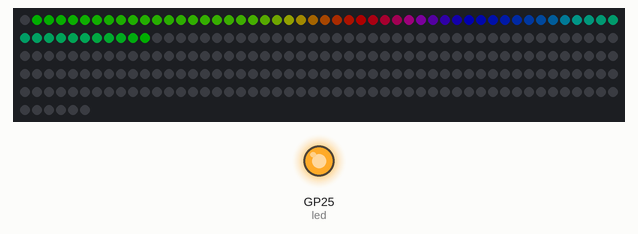
Recording of a program running on a simulated Raspberry Pi Pico running MicroPython. On the bench: 256 RGB LEDs in strip order, left to right, continuing on the next row, output pins drawn as LEDs (lit = HIGH). Dim RGB values are drawn brighter than linear; library files of the repository ran but are not shown: neopixel.py; what the program prints to the serial console is not drawn. At 5.7 s the program stops and its outputs stay as they are.

Above: at 0.07 s.
At 2.42 s:
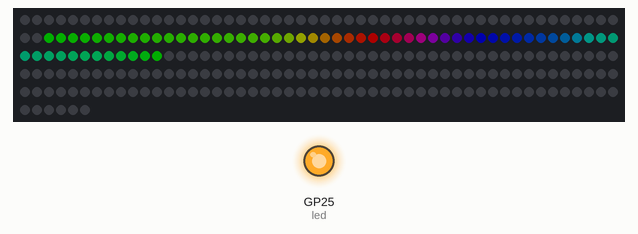
At 4.18 s:
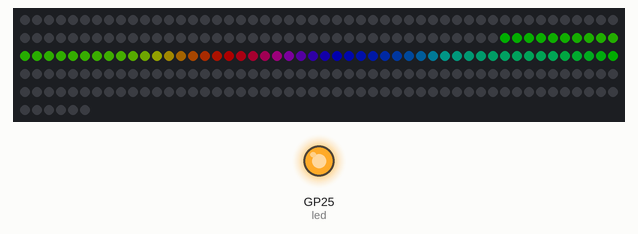
At 4.8 s:
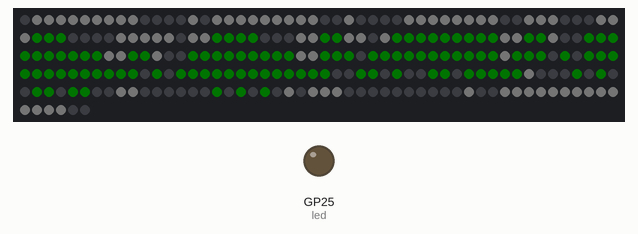
Timing chart, 0 to 6.3 s (numbered marks = the images above):
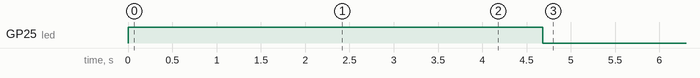

The program:

LED.py
```python
from machine import Pin
import time
import math
from neopixel import Neopixel


def mapPixel(x, y):
    if y % 2 == 1:
        return xres * y + x
    else:
        return xres * y + xres - 1 - x


xres = 16
yres = 16
led = Pin(25, Pin.OUT) #25
strip = Neopixel(num_leds=(xres*yres), state_machine=0, pin=28, mode="RGB", delay=0.0001)

led.value(1)
import os
for item in os.listdir():
    try:
        print(item, os.listdir(item))
    except Exception as e:
        print("Skip", item)

numpix = 60

# strip = Neopixel(numpix, 0, 0, "GRBW")

red = (255, 0, 0)
orange = (255, 50, 0)
yellow = (255, 100, 0)
green = (0, 255, 0)
blue = (0, 0, 255)
indigo = (100, 0, 90)
violet = (200, 0, 100)
colors_rgb = [red, orange, yellow, green, blue, indigo, violet]

# same colors as normaln rgb, just 0 added at the end
colors_rgbw = [color+tuple([0]) for color in colors_rgb]
colors_rgbw.append((0, 0, 0, 255))

# uncomment colors_rgbw if you have RGBW strip
colors = colors_rgb
# colors = colors_rgbw


step = round(numpix / len(colors))
current_pixel = 0
strip.brightness(50)

for color1, color2 in zip(colors, colors[1:]):
    strip.set_pixel_line_gradient(current_pixel, current_pixel + step, color1, color2)
    current_pixel += step

strip.set_pixel_line_gradient(current_pixel, numpix - 1, violet, red)

i=0

while True:
    strip.rotate_right(1)
    time.sleep(0.042)
    strip.show()
    i+=1
    print(i, end="\r")
    if i > 100:
        strip.fill((0,0,0))
        strip.show()
        break


led.value(0)

mat = [[0.0,0.2823529541492462,0.08627451211214066,],
        [0.6901960968971252,0.9254902005195618,0.9529411792755127,],
        [0.6901960968971252,0.9254902005195618,0.9529411792755127,],
        [0.6901960968971252,0.9254902005195618,0.9529411792755127,],
        [0.6901960968971252,0.9254902005195618,0.9529411792755127,],
        [0.6901960968971252,0.9254902005195618,0.9529411792755127,],
        [0.6901960968971252,0.9254902005195618,0.9529411792755127,],
        [0.6901960968971252,0.9254902005195618,0.9529411792755127,],
        [0.6901960968971252,0.9254902005195618,0.9529411792755127,],
        [0.6901960968971252,0.9254902005195618,0.9529411792755127,],
        [0.2980392277240753,0.15294118225574493,0.03529411926865578,],
        [0.2980392277240753,0.15294118225574493,0.03529411926865578,],
        [0.0,0.2823529541492462,0.08627451211214066,],
        [0.0,0.2823529541492462,0.08627451211214066,],
        [0.6901960968971252,0.9254902005195618,0.9529411792755127,],
        [0.2980392277240753,0.15294118225574493,0.03529411926865578,],
        [0.6901960968971252,0.9254902005195618,0.9529411792755127,],
        [0.6901960968971252,0.9254902005195618,0.9529411792755127,],
        [0.6901960968971252,0.9254902005195618,0.9529411792755127,],
        [0.6901960968971252,0.9254902005195618,0.9529411792755127,],
        [0.6901960968971252,0.9254902005195618,0.9529411792755127,],
        [0.6901960968971252,0.9254902005195618,0.9529411792755127,],
        [0.6901960968971252,0.9254902005195618,0.9529411792755127,],
        [0.6901960968971252,0.9254902005195618,0.9529411792755127,],
        [0.6901960968971252,0.9254902005195618,0.9529411792755127,],
        [0.2980392277240753,0.15294118225574493,0.03529411926865578,],
        [0.2980392277240753,0.15294118225574493,0.03529411926865578,],
        [0.6901960968971252,0.9254902005195618,0.9529411792755127,],
        [0.0,0.2823529541492462,0.08627451211214066,],
        [0.0,0.2823529541492462,0.08627451211214066,],
        [0.0,0.2823529541492462,0.08627451211214066,],
        [0.2980392277240753,0.15294118225574493,0.03529411926865578,],
        [0.6901960968971252,0.9254902005195618,0.9529411792755127,],
        [0.6901960968971252,0.9254902005195618,0.9529411792755127,],
        [0.6901960968971252,0.9254902005195618,0.9529411792755127,],
        [0.6901960968971252,0.9254902005195618,0.9529411792755127,],
        [0.6901960968971252,0.9254902005195618,0.9529411792755127,],
        [0.6901960968971252,0.9254902005195618,0.9529411792755127,],
        [0.6901960968971252,0.9254902005195618,0.9529411792755127,],
        [0.6901960968971252,0.9254902005195618,0.9529411792755127,],
        [0.2980392277240753,0.15294118225574493,0.03529411926865578,],
        [0.2980392277240753,0.15294118225574493,0.03529411926865578,],
        [0.6901960968971252,0.9254902005195618,0.9529411792755127,],
        [0.6901960968971252,0.9254902005195618,0.9529411792755127,],
        [0.6901960968971252,0.9254902005195618,0.9529411792755127,],
        [0.0,0.2823529541492462,0.08627451211214066,],
        [0.0,0.2823529541492462,0.08627451211214066,],
        [0.2980392277240753,0.15294118225574493,0.03529411926865578,],
        [0.6901960968971252,0.9254902005195618,0.9529411792755127,],
        [0.6901960968971252,0.9254902005195618,0.9529411792755127,],
        [0.6901960968971252,0.9254902005195618,0.9529411792755127,],
        [0.6784313917160034,0.01568627543747425,0.11764705926179886,],
        [0.6784313917160034,0.01568627543747425,0.11764705926179886,],
        [0.6784313917160034,0.01568627543747425,0.11764705926179886,],
        [0.35686275362968445,0.0,0.054901961237192154,],
        [0.2980392277240753,0.15294118225574493,0.03529411926865578,],
        [0.2980392277240753,0.15294118225574493,0.03529411926865578,],
        [0.35686275362968445,0.0,0.054901961237192154,],
        [0.9529411792755127,0.6823529601097107,0.7254902124404907,],
        [0.9529411792755127,0.6823529601097107,0.7254902124404907,],
        [0.9529411792755127,0.6823529601097107,0.7254902124404907,],
        [0.6901960968971252,0.9254902005195618,0.9529411792755127,],
        [0.6901960968971252,0.9254902005195618,0.9529411792755127,],
        [0.0,0.2823529541492462,0.08627451211214066,],
        [0.6901960968971252,0.9254902005195618,0.9529411792755127,],
        [0.6901960968971252,0.9254902005195618,0.9529411792755127,],
        [0.6784313917160034,0.01568627543747425,0.11764705926179886,],
        [0.6784313917160034,0.01568627543747425,0.11764705926179886,],
        [0.6784313917160034,0.01568627543747425,0.11764705926179886,],
        [0.6784313917160034,0.01568627543747425,0.11764705926179886,],
        [0.35686275362968445,0.0,0.054901961237192154,],
        [0.35686275362968445,0.0,0.054901961237192154,],
        [0.35686275362968445,0.0,0.054901961237192154,],
        [0.9529411792755127,0.6823529601097107,0.7254902124404907,],
        [1.0,1.0,1.0,],
        [0.6784313917160034,0.01568627543747425,0.11764705926179886,],
        [0.6784313917160034,0.01568627543747425,0.11764705926179886,],
        [0.9529411792755127,0.6823529601097107,0.7254902124404907,],
        [0.6901960968971252,0.9254902005195618,0.9529411792755127,],
        [0.2980392277240753,0.15294118225574493,0.03529411926865578,],
        [0.6901960968971252,0.9254902005195618,0.9529411792755127,],
        [0.6784313917160034,0.01568627543747425,0.11764705926179886,],
        [0.6784313917160034,0.01568627543747425,0.11764705926179886,],
        [0.6784313917160034,0.01568627543747425,0.11764705926179886,],
        [0.6784313917160034,0.01568627543747425,0.11764705926179886,],
        [0.6784313917160034,0.01568627543747425,0.11764705926179886,],
        [0.6784313917160034,0.01568627543747425,0.11764705926179886,],
        [0.6784313917160034,0.01568627543747425,0.11764705926179886,],
        [0.6784313917160034,0.01568627543747425,0.11764705926179886,],
        [0.6784313917160034,0.01568627543747425,0.11764705926179886,],
        [0.9529411792755127,0.6823529601097107,0.7254902124404907,],
        [1.0,1.0,1.0,],
        [0.6784313917160034,0.01568627543747425,0.11764705926179886,],
        [0.6784313917160034,0.01568627543747425,0.11764705926179886,],
        [0.9529411792755127,0.6823529601097107,0.7254902124404907,],
        [0.2980392277240753,0.15294118225574493,0.03529411926865578,],
        [0.35686275362968445,0.0,0.054901961237192154,],
        [0.6784313917160034,0.01568627543747425,0.11764705926179886,],
        [0.6784313917160034,0.01568627543747425,0.11764705926179886,],
        [0.6784313917160034,0.01568627543747425,0.11764705926179886,],
        [0.6784313917160034,0.01568627543747425,0.11764705926179886,],
        [0.6784313917160034,0.01568627543747425,0.11764705926179886,],
        [0.6784313917160034,0.01568627543747425,0.11764705926179886,],
        [0.6784313917160034,0.01568627543747425,0.11764705926179886,],
        [0.6784313917160034,0.01568627543747425,0.11764705926179886,],
        [0.6784313917160034,0.01568627543747425,0.11764705926179886,],
        [0.6784313917160034,0.01568627543747425,0.11764705926179886,],
        [0.9529411792755127,0.6823529601097107,0.7254902124404907,],
        [1.0,1.0,1.0,],
        [0.6784313917160034,0.01568627543747425,0.11764705926179886,],
        [0.6784313917160034,0.01568627543747425,0.11764705926179886,],
        [0.9529411792755127,0.6823529601097107,0.7254902124404907,],
        [0.35686275362968445,0.0,0.054901961237192154,],
        [0.35686275362968445,0.0,0.054901961237192154,],
        [0.6784313917160034,0.01568627543747425,0.11764705926179886,],
        [0.6784313917160034,0.01568627543747425,0.11764705926179886,],
        [0.6784313917160034,0.01568627543747425,0.11764705926179886,],
        [0.6784313917160034,0.01568627543747425,0.11764705926179886,],
        [0.6784313917160034,0.01568627543747425,0.11764705926179886,],
        [0.6784313917160034,0.01568627543747425,0.11764705926179886,],
        [0.6784313917160034,0.01568627543747425,0.11764705926179886,],
        [0.6784313917160034,0.01568627543747425,0.11764705926179886,],
        [0.6784313917160034,0.01568627543747425,0.11764705926179886,],
        [0.9529411792755127,0.6823529601097107,0.7254902124404907,],
        [1.0,1.0,1.0,],
        [0.6784313917160034,0.01568627543747425,0.11764705926179886,],
        [0.6784313917160034,0.01568627543747425,0.11764705926179886,],
        [0.6784313917160034,0.01568627543747425,0.11764705926179886,],
        [0.35686275362968445,0.0,0.054901961237192154,],
        [0.6784313917160034,0.01568627543747425,0.11764705926179886,],
        [0.6784313917160034,0.01568627543747425,0.11764705926179886,],
        [0.6784313917160034,0.01568627543747425,0.11764705926179886,],
        [0.6784313917160034,0.01568627543747425,0.11764705926179886,],
        [0.6784313917160034,0.01568627543747425,0.11764705926179886,],
        [0.6784313917160034,0.01568627543747425,0.11764705926179886,],
        [0.6784313917160034,0.01568627543747425,0.11764705926179886,],
        [0.6784313917160034,0.01568627543747425,0.11764705926179886,],
        [0.6784313917160034,0.01568627543747425,0.11764705926179886,],
        [0.6784313917160034,0.01568627543747425,0.11764705926179886,],
        [0.6784313917160034,0.01568627543747425,0.11764705926179886,],
        [0.9529411792755127,0.6823529601097107,0.7254902124404907,],
        [0.6784313917160034,0.01568627543747425,0.11764705926179886,],
        [0.6784313917160034,0.01568627543747425,0.11764705926179886,],
        [0.6784313917160034,0.01568627543747425,0.11764705926179886,],
        [0.35686275362968445,0.0,0.054901961237192154,],
        [0.6784313917160034,0.01568627543747425,0.11764705926179886,],
        [0.35686275362968445,0.0,0.054901961237192154,],
        [0.6784313917160034,0.01568627543747425,0.11764705926179886,],
        [0.6784313917160034,0.01568627543747425,0.11764705926179886,],
        [0.6784313917160034,0.01568627543747425,0.11764705926179886,],
        [0.6784313917160034,0.01568627543747425,0.11764705926179886,],
        [0.6784313917160034,0.01568627543747425,0.11764705926179886,],
        [0.6784313917160034,0.01568627543747425,0.11764705926179886,],
        [0.6784313917160034,0.01568627543747425,0.11764705926179886,],
        [0.6784313917160034,0.01568627543747425,0.11764705926179886,],
        [0.6784313917160034,0.01568627543747425,0.11764705926179886,],
        [0.6784313917160034,0.01568627543747425,0.11764705926179886,],
        [0.6784313917160034,0.01568627543747425,0.11764705926179886,],
        [0.6784313917160034,0.01568627543747425,0.11764705926179886,],
        [0.6784313917160034,0.01568627543747425,0.11764705926179886,],
        [0.35686275362968445,0.0,0.054901961237192154,],
        [0.6784313917160034,0.01568627543747425,0.11764705926179886,],
        [0.35686275362968445,0.0,0.054901961237192154,],
        [0.6784313917160034,0.01568627543747425,0.11764705926179886,],
        [0.6784313917160034,0.01568627543747425,0.11764705926179886,],
        [0.6784313917160034,0.01568627543747425,0.11764705926179886,],
        [0.6784313917160034,0.01568627543747425,0.11764705926179886,],
        [0.6784313917160034,0.01568627543747425,0.11764705926179886,],
        [0.6784313917160034,0.01568627543747425,0.11764705926179886,],
        [0.6784313917160034,0.01568627543747425,0.11764705926179886,],
        [0.6784313917160034,0.01568627543747425,0.11764705926179886,],
        [0.6784313917160034,0.01568627543747425,0.11764705926179886,],
        [0.6784313917160034,0.01568627543747425,0.11764705926179886,],
        [0.6784313917160034,0.01568627543747425,0.11764705926179886,],
        [0.6784313917160034,0.01568627543747425,0.11764705926179886,],
        [0.6784313917160034,0.01568627543747425,0.11764705926179886,],
        [0.35686275362968445,0.0,0.054901961237192154,],
        [0.35686275362968445,0.0,0.054901961237192154,],
        [0.6784313917160034,0.01568627543747425,0.11764705926179886,],
        [0.6784313917160034,0.01568627543747425,0.11764705926179886,],
        [0.35686275362968445,0.0,0.054901961237192154,],
        [0.6784313917160034,0.01568627543747425,0.11764705926179886,],
        [0.35686275362968445,0.0,0.054901961237192154,],
        [0.35686275362968445,0.0,0.054901961237192154,],
        [0.6784313917160034,0.01568627543747425,0.11764705926179886,],
        [0.6784313917160034,0.01568627543747425,0.11764705926179886,],
        [0.35686275362968445,0.0,0.054901961237192154,],
        [0.6784313917160034,0.01568627543747425,0.11764705926179886,],
        [0.6784313917160034,0.01568627543747425,0.11764705926179886,],
        [0.6784313917160034,0.01568627543747425,0.11764705926179886,],
        [0.6784313917160034,0.01568627543747425,0.11764705926179886,],
        [0.6784313917160034,0.01568627543747425,0.11764705926179886,],
        [0.6901960968971252,0.9254902005195618,0.9529411792755127,],
        [0.35686275362968445,0.0,0.054901961237192154,],
        [0.35686275362968445,0.0,0.054901961237192154,],
        [0.35686275362968445,0.0,0.054901961237192154,],
        [0.6784313917160034,0.01568627543747425,0.11764705926179886,],
        [0.35686275362968445,0.0,0.054901961237192154,],
        [0.6784313917160034,0.01568627543747425,0.11764705926179886,],
        [0.35686275362968445,0.0,0.054901961237192154,],
        [0.35686275362968445,0.0,0.054901961237192154,],
        [0.6784313917160034,0.01568627543747425,0.11764705926179886,],
        [0.6784313917160034,0.01568627543747425,0.11764705926179886,],
        [0.35686275362968445,0.0,0.054901961237192154,],
        [0.6784313917160034,0.01568627543747425,0.11764705926179886,],
        [0.6784313917160034,0.01568627543747425,0.11764705926179886,],
        [0.35686275362968445,0.0,0.054901961237192154,],
        [0.2980392277240753,0.15294118225574493,0.03529411926865578,],
        [0.6901960968971252,0.9254902005195618,0.9529411792755127,],
        [0.6901960968971252,0.9254902005195618,0.9529411792755127,],
        [0.35686275362968445,0.0,0.054901961237192154,],
        [0.35686275362968445,0.0,0.054901961237192154,],
        [0.35686275362968445,0.0,0.054901961237192154,],
        [0.35686275362968445,0.0,0.054901961237192154,],
        [0.35686275362968445,0.0,0.054901961237192154,],
        [0.35686275362968445,0.0,0.054901961237192154,],
        [0.6784313917160034,0.01568627543747425,0.11764705926179886,],
        [0.35686275362968445,0.0,0.054901961237192154,],
        [0.6784313917160034,0.01568627543747425,0.11764705926179886,],
        [0.35686275362968445,0.0,0.054901961237192154,],
        [0.6784313917160034,0.01568627543747425,0.11764705926179886,],
        [0.35686275362968445,0.0,0.054901961237192154,],
        [0.6901960968971252,0.9254902005195618,0.9529411792755127,],
        [0.2980392277240753,0.15294118225574493,0.03529411926865578,],
        [0.6901960968971252,0.9254902005195618,0.9529411792755127,],
        [0.6901960968971252,0.9254902005195618,0.9529411792755127,],
        [0.6901960968971252,0.9254902005195618,0.9529411792755127,],
        [0.35686275362968445,0.0,0.054901961237192154,],
        [0.35686275362968445,0.0,0.054901961237192154,],
        [0.35686275362968445,0.0,0.054901961237192154,],
        [0.35686275362968445,0.0,0.054901961237192154,],
        [0.35686275362968445,0.0,0.054901961237192154,],
        [0.35686275362968445,0.0,0.054901961237192154,],
        [0.35686275362968445,0.0,0.054901961237192154,],
        [0.35686275362968445,0.0,0.054901961237192154,],
        [0.35686275362968445,0.0,0.054901961237192154,],
        [0.35686275362968445,0.0,0.054901961237192154,],
        [0.6901960968971252,0.9254902005195618,0.9529411792755127,],
        [0.2980392277240753,0.15294118225574493,0.03529411926865578,],
        [0.2980392277240753,0.15294118225574493,0.03529411926865578,],
        [0.6901960968971252,0.9254902005195618,0.9529411792755127,],
        [0.6901960968971252,0.9254902005195618,0.9529411792755127,],
        [0.6901960968971252,0.9254902005195618,0.9529411792755127,],
        [0.6901960968971252,0.9254902005195618,0.9529411792755127,],
        [0.6901960968971252,0.9254902005195618,0.9529411792755127,],
        [0.6901960968971252,0.9254902005195618,0.9529411792755127,],
        [0.6901960968971252,0.9254902005195618,0.9529411792755127,],
        [0.6901960968971252,0.9254902005195618,0.9529411792755127,],
        [0.6901960968971252,0.9254902005195618,0.9529411792755127,],
        [0.6901960968971252,0.9254902005195618,0.9529411792755127,],
        [0.6901960968971252,0.9254902005195618,0.9529411792755127,],
        [0.6901960968971252,0.9254902005195618,0.9529411792755127,],
        [0.6901960968971252,0.9254902005195618,0.9529411792755127,],
        [0.6901960968971252,0.9254902005195618,0.9529411792755127,],
        [0.2980392277240753,0.15294118225574493,0.03529411926865578,],
        [0.2980392277240753,0.15294118225574493,0.03529411926865578,],]

for i in range((xres*yres)):
    strip.set_pixel(i, mat[i]*255, 255)

strip.show()
time.sleep(1)

strip.fill((0,0,0))
strip.show()
```

Measured:
- by itself, GP25 (led): HIGH → LOW at 4.7 s
